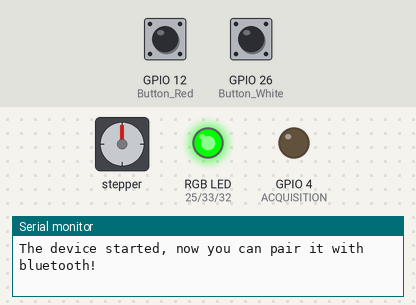
This sketch was run on a simulated ESP32. Shown: stepper motor, an RGB LED mixed from three pins (HIGH = lit), output pins drawn as LEDs (lit = HIGH), the last lines printed to the serial monitor. Dashed ring = blinking. The test bench sets the inputs (shaded band); at power-on: GPIO 26 (Button_White) LOW, GPIO 12 (Button_Red) LOW. Nothing arrives over Bluetooth unless stated; stepper angles assume 200 steps per turn.

Above: at 1.2 s.
1.3 s: GPIO 26 (Button_White) pulled HIGH for 0.15 s
At 2.09 s:
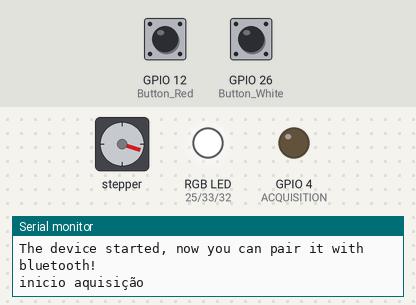
4.3 s: GPIO 12 (Button_Red) pulled HIGH for 1 s
At 4.9 s:
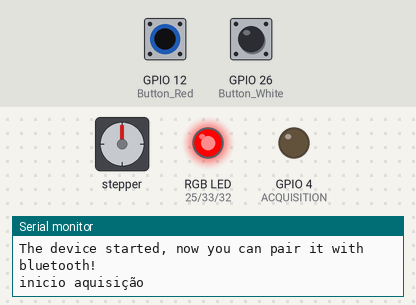
7.1 s: GPIO 26 (Button_White) pulled HIGH for 1 s
At 7.26 s:
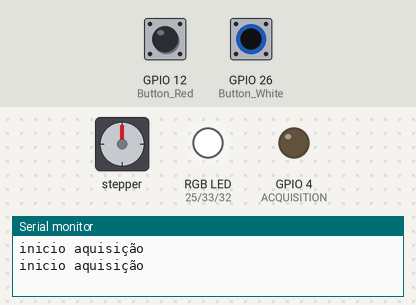
11.1 s: GPIO 12 (Button_Red) driven HIGH and GPIO 26 (Button_White) driven HIGH
At 12.98 s:
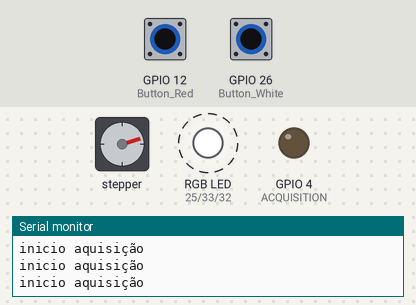
14.1 s: GPIO 26 (Button_White) driven LOW
At 15.3 s:
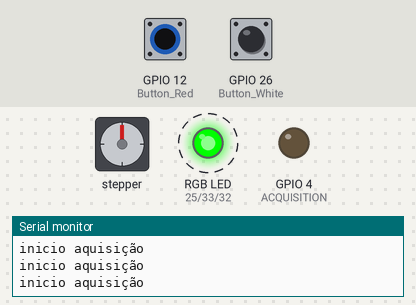
16.2 s: GPIO 26 (Button_White) driven HIGH
At 16.66 s:
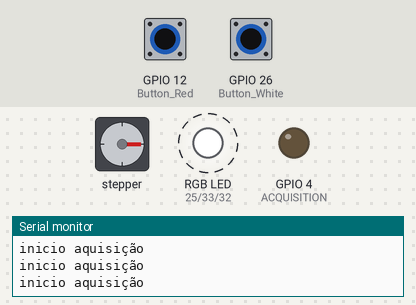
Timing chart, 0 to 20.2 s (numbered marks = the images above; inputs shaded):
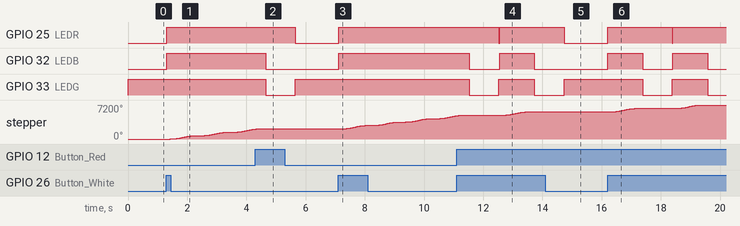

The sketch:

Sistema-Aquisicao-esp.ino
```cpp
/*
  Victor Hugo Enes Malheiro
*/

/* Code to run the stepper motor */

//--------------------------------- LIBRARIES ---------------------------------//
#include <ESP_FlexyStepper.h>
#include <BluetoothSerial.h>
//--------------------------------- LEDS RGB ---------------------------------//
#define LEDR 25
#define LEDG 33
#define LEDB 32
#define R_channel 0
#define B_channel 1
#define G_channel 2
#define pwm_Frequency 5000
#define pwm_resolution 8
//--------------------------------- MOTOR PINS ---------------------------------//
#define MOTOR_STEP 5
#define MOTOR_DIRECTION 19
//--------------------------------- Acquisition ---------------------------------//
#define ACQUISITION 4   // define acquisition module
//--------------------------------- Buttons ---------------------------------//
#define Button_White 26  // define pin for start
#define Button_Red 12    // define pin for translation in forward
#define Button_Yellow 14 // define pin for translation in backward
#define Button_Blue 27   // define pin for stop

int contador = 0;
int contador2 = 0;

bool init_acquisition = false;

ESP_FlexyStepper stepper;
BluetoothSerial SerialBT;

//--------------------------------- SETUP AND PIN MODES ---------------------------------//
void setup(){
  Serial.begin(115200);
  pinMode(ACQUISITION,OUTPUT);
  pinMode(Button_White, INPUT);
  pinMode(Button_Red, INPUT);
  pinMode(Button_Yellow, INPUT);
  pinMode(Button_Blue, INPUT);

  ledcAttachPin(LEDR,R_channel);
  ledcAttachPin(LEDB,B_channel);
  ledcAttachPin(LEDG,G_channel);

  ledcSetup(R_channel,pwm_Frequency,pwm_resolution);
  ledcSetup(B_channel,pwm_Frequency,pwm_resolution);
  ledcSetup(G_channel,pwm_Frequency,pwm_resolution);

  stepper.connectToPins(MOTOR_STEP, MOTOR_DIRECTION);
  stepper.startAsService(1);

  SerialBT.begin("ESP32test"); //Bluetooth device name
  Serial.println("The device started, now you can pair it with bluetooth!");
}

//--------------------------------- MAIN CODE ---------------------------------//
void loop() {
  int i = 1;
  RGB_Color(0,255,0);

  if (Serial.available()) {
    SerialBT.write(Serial.read());
  }
  if (SerialBT.available()) {
    Serial.write(SerialBT.read());
  }
  delay(20);

  if (digitalRead(Button_White) == HIGH)
    init_acquisition = true;

///////////////////////////////////////////// ROTATION MOVIMENT + ACQUISITION /////////////////////////////////////////////
  if (init_acquisition)
  {
    Serial.println("inicio aquisição");
    RGB_Color(255, 255, 255);
    delay(100);
    do
    {
      digitalWrite(ACQUISITION, 1); //TTL pulse on for acquisition
      delayMicroseconds(50); //pulse length
      digitalWrite(ACQUISITION, 0); //TTL pulse off

      // set the speed and acceleration rates for the stepper motor
      stepper.setSpeedInStepsPerSecond(1800);
      stepper.setAccelerationInStepsPerSecondPerSecond(1800);

      stepper.moveRelativeInSteps(400);
      // Rotate the motor in the forward direction one revolution (200 steps).
      // This function call will not return until the motion is complete.
      //stepper.moveRelativeInSteps(2000);
      //delay(1000);
      // rotate backward 1 rotation, then wait 1 second
      //stepper.moveRelativeInSteps(-200);
      delay(200);

      // This time speedup the motor, turning 10 revolutions.  Note if you
      // tell a stepper motor to go faster than it can, it just stops.
      //stepper.setSpeedInStepsPerSecond(800);
      //stepper.setAccelerationInStepsPerSecondPerSecond(800);
      //stepper.moveRelativeInSteps(200 * 10);
      //delay(2000);

      if (digitalRead(Button_Red) == HIGH)
      {
        init_acquisition = false;
        RGB_Color(255, 0, 0);
        delay(1000);
      }

      if (i == 20)
        init_acquisition = false;

      i++;
    }while (init_acquisition);
  }
}

//-------- Function: Define Colors to the Leds --------//
void RGB_Color(int i, int j, int k)
{
  ledcWrite(R_channel,i);
  ledcWrite(G_channel,j);
  ledcWrite(B_channel,k);
}
```

Measured:
- after the input at 1.3 s, GPIO 25 (LEDR), GPIO 32 (LEDB): LOW → HIGH at once; stepper: keeps turning clockwise at about 733°/s, starting after 0.13 s
- after the input at 4.3 s, GPIO 25 (LEDR): HIGH → LOW after 1.4 s; GPIO 32 (LEDB): HIGH → LOW after 0.35 s; GPIO 33 (LEDG): HIGH → LOW after 0.35 s, → HIGH 1.0 s later; stepper: goes on until 4.5 s, then stays 2160°
- after the input at 7.1 s, GPIO 25 (LEDR), GPIO 32 (LEDB): LOW → HIGH at once; stepper: keeps turning clockwise at about 715°/s, starting after 0.13 s
- after the input at 11.1 s, GPIO 25 (LEDR): HIGH → LOW after 1.4 s, → HIGH 0.02 s later; GPIO 32 (LEDB), GPIO 33 (LEDG): HIGH → LOW after 0.43 s, → HIGH 1.0 s later, → LOW 1.2 s later
- after the input at 14.1 s, GPIO 25 (LEDR): goes on until 14.7 s, then stays LOW; GPIO 32 (LEDB): stays LOW (without the input it goes to HIGH after 0.65 s); stepper: stops changing and stays 5760°
- after the input at 16.2 s, GPIO 25 (LEDR): LOW → HIGH at once, → LOW 2.2 s later, → HIGH 0.02 s later; GPIO 32 (LEDB): alternates HIGH for 1.2 s and LOW for 1.0 s, starting at once; GPIO 33 (LEDG): HIGH → LOW after 1.2 s, → HIGH 1.0 s later, → LOW 1.2 s later; stepper: turns 720° clockwise in 0.87 s, then 720° clockwise in 0.87 s
